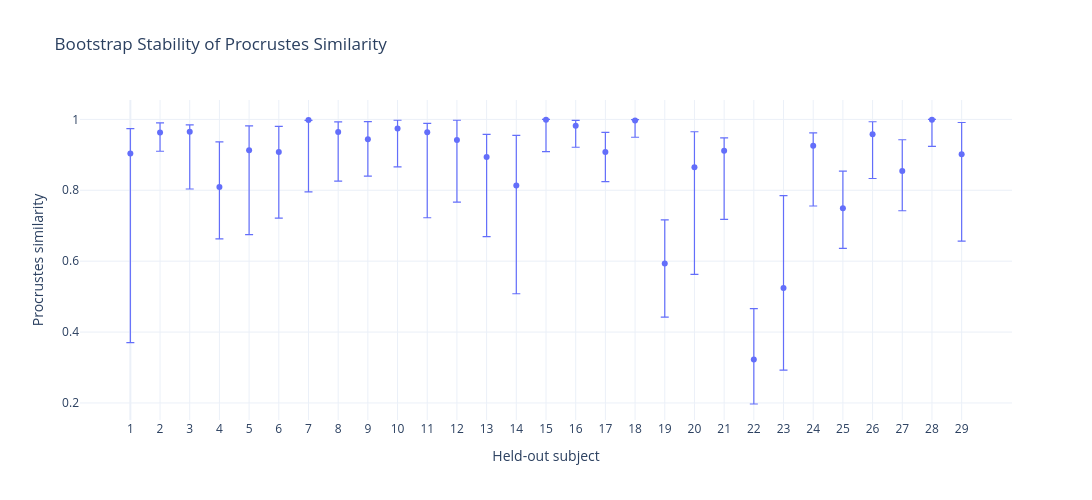

Here is the notebook cell this chart was saved with:
### Code cell
# ============================================================
# 6A. BOOTSTRAP 95% CI BY SUBJECT — PLOTLY
# ============================================================

x = np.arange(len(bootstrap_df))

observed = bootstrap_df["observed_procrustes"].to_numpy()
lower = bootstrap_df["ci_2.5"].to_numpy()
upper = bootstrap_df["ci_97.5"].to_numpy()

fig = go.Figure()

fig.add_trace(
    go.Scatter(
        x=x,
        y=observed,
        mode="markers",
        name="Observed",
        error_y=dict(
            type="data",
            symmetric=False,
            array=upper - observed,
            arrayminus=observed - lower,
            thickness=1.2,
            width=4
        ),
        hovertemplate=(
            "Subject %{customdata[0]}<br>"
            "Observed: %{y:.3f}<br>"
            "95% CI: [%{customdata[1]:.3f}, %{customdata[2]:.3f}]"
            "<extra></extra>"
        ),
        customdata=np.column_stack([
            bootstrap_df["subject"].to_numpy(),
            lower,
            upper
        ])
    )
)

fig.update_layout(
    title="Bootstrap Stability of Procrustes Similarity",
    xaxis=dict(
        title="Held-out subject",
        tickmode="array",
        tickvals=x,
        ticktext=bootstrap_df["subject"].astype(int)
    ),
    yaxis=dict(
        title="Procrustes similarity"
    ),
    template="plotly_white",
    height=500,
    width=1100,
    hovermode="closest"
)

fig.show()

### Figure 1 — Plotly figure (JSON) as saved in the notebook; plotly's stock layout.template omitted (floating-point values rounded to 4 significant figures)
{"data": [{"customdata": [[1.0, 0.3701, 0.9737], [2.0, 0.91, 0.9899], [3.0, 0.8035, 0.9845], [4.0, 0.6631, 0.9365], [5.0, 0.6749, 0.9817], [6.0, 0.7216, 0.9803], [7.0, 0.7957, 0.9971], [8.0, 0.826, 0.9932], [9.0, 0.8399, 0.9936], [10.0, 0.866, 0.9975], [11.0, 0.7225, 0.9886], [12.0, 0.7668, 0.9975], [13.0, 0.6693, 0.9579], [14.0, 0.5082, 0.9549], [15.0, 0.9093, 0.9997], [16.0, 0.9214, 0.9971], [17.0, 0.8246, 0.9634], [18.0, 0.9496, 0.9992], [19.0, 0.442, 0.7163], [20.0, 0.5628, 0.965], [21.0, 0.7179, 0.9476], [22.0, 0.1971, 0.4661], [23.0, 0.2925, 0.7848], [24.0, 0.7556, 0.962], [25.0, 0.6361, 0.8538], [26.0, 0.8332, 0.9933], [27.0, 0.7422, 0.9425], [28.0, 0.9239, 0.9997], [29.0, 0.6566, 0.9912]], "error_y": {"array": [0.07028, 0.02706, 0.01911, 0.1269, 0.06899, 0.0724, -0.001279, 0.02863, 0.0496, 0.02338, 0.02525, 0.05534, 0.06417, 0.1412, 0.001057, 0.01502, 0.05569, 0.002332, 0.1231, 0.09994, 0.0362, 0.1432, 0.2604, 0.03615, 0.1047, 0.03519, 0.0878, 0.0007928, 0.08955], "arrayminus": [0.5333, 0.05283, 0.1619, 0.1465, 0.2378, 0.1863, 0.2027, 0.1385, 0.1041, 0.1081, 0.2409, 0.1754, 0.2244, 0.3056, 0.08942, 0.06061, 0.08305, 0.04722, 0.1512, 0.3023, 0.1935, 0.1258, 0.2319, 0.1703, 0.113, 0.125, 0.1125, 0.07502, 0.2451], "symmetric": false, "thickness": 1.2, "type": "data", "width": 4}, "hovertemplate": "Subject %{customdata[0]}<br>Observed: %{y:.3f}<br>95% CI: [%{customdata[1]:.3f}, %{customdata[2]:.3f}]<extra></extra>", "mode": "markers", "name": "Observed", "type": "scatter", "x": [0, 1, 2, 3, 4, 5, 6, 7, 8, 9, 10, 11, 12, 13, 14, 15, 16, 17, 18, 19, 20, 21, 22, 23, 24, 25, 26, 27, 28], "y": [0.9034, 0.9629, 0.9654, 0.8095, 0.9127, 0.9079, 0.9984, 0.9645, 0.944, 0.9741, 0.9634, 0.9422, 0.8937, 0.8137, 0.9987, 0.982, 0.9077, 0.9968, 0.5932, 0.8651, 0.9114, 0.3229, 0.5244, 0.9259, 0.7491, 0.9581, 0.8547, 0.9989, 0.9017]}], "layout": {"height": 500, "hovermode": "closest", "title": {"text": "Bootstrap Stability of Procrustes Similarity"}, "width": 1100, "xaxis": {"tickmode": "array", "ticktext": [1, 2, 3, 4, 5, 6, 7, 8, 9, 10, 11, 12, 13, 14, 15, 16, 17, 18, 19, 20, 21, 22, 23, 24, 25, 26, 27, 28, 29], "tickvals": [0, 1, 2, 3, 4, 5, 6, 7, 8, 9, 10, 11, 12, 13, 14, 15, 16, 17, 18, 19, 20, 21, 22, 23, 24, 25, 26, 27, 28], "title": {"text": "Held-out subject"}}, "yaxis": {"title": {"text": "Procrustes similarity"}}}}
